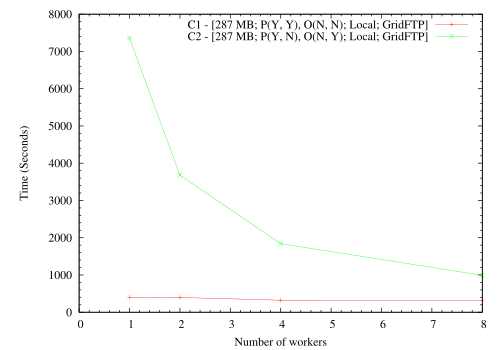

gnuplot code for this plot:
set term postscript eps enhanced color solid "Times-Roman" 17
set output 'IntelligentExtremes.eps'
set xlabel 'Number of workers'
set ylabel 'Time (Seconds)'
set mxtics 5
set mytics 5
plot[0:8] './LocalGridFTP.dat' using 1:2 title 'C1 - [287 MB; P(Y, Y), O(N, N); Local; GridFTP]' with lp lw 3,\
'./RemoteGridFTP.dat' using 1:2 title 'C2 - [287 MB; P(Y, N), O(N, Y); Local; GridFTP]' with lp lw 3
